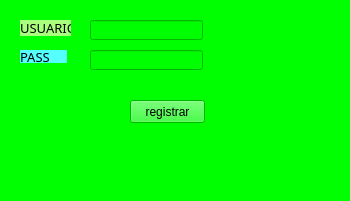
<?xml version="1.0" encoding="UTF-8"?>
<ui version="4.0">
 <class>MainWindow</class>
 <widget class="QMainWindow" name="MainWindow">
  <property name="geometry">
   <rect>
    <x>0</x>
    <y>0</y>
    <width>350</width>
    <height>201</height>
   </rect>
  </property>
  <property name="windowTitle">
   <string>MainWindow</string>
  </property>
  <property name="styleSheet">
   <string notr="true">background-color: rgb(0, 255, 0);</string>
  </property>
  <widget class="QWidget" name="centralwidget">
   <widget class="QLabel" name="usuario_texto">
    <property name="geometry">
     <rect>
      <x>20</x>
      <y>20</y>
      <width>51</width>
      <height>16</height>
     </rect>
    </property>
    <property name="font">
     <font>
      <family>Century Gothic</family>
      <pointsize>10</pointsize>
      <weight>50</weight>
      <bold>false</bold>
     </font>
    </property>
    <property name="styleSheet">
     <string notr="true">color: rgb(0, 0, 0);
background-color: rgb(170, 255, 127);</string>
    </property>
    <property name="text">
     <string>USUARIO</string>
    </property>
   </widget>
   <widget class="QLabel" name="pass_texto">
    <property name="geometry">
     <rect>
      <x>20</x>
      <y>50</y>
      <width>47</width>
      <height>13</height>
     </rect>
    </property>
    <property name="font">
     <font>
      <family>Century Gothic</family>
      <pointsize>10</pointsize>
     </font>
    </property>
    <property name="styleSheet">
     <string notr="true">color: rgb(0, 255, 0);
color: rgb(0, 0, 0);
background-color: rgb(85, 255, 255);</string>
    </property>
    <property name="text">
     <string>PASS</string>
    </property>
   </widget>
   <widget class="QLineEdit" name="usuario_datos">
    <property name="geometry">
     <rect>
      <x>90</x>
      <y>20</y>
      <width>113</width>
      <height>20</height>
     </rect>
    </property>
   </widget>
   <widget class="QLineEdit" name="pass_datos">
    <property name="geometry">
     <rect>
      <x>90</x>
      <y>50</y>
      <width>113</width>
      <height>20</height>
     </rect>
    </property>
   </widget>
   <widget class="QPushButton" name="registrar">
    <property name="geometry">
     <rect>
      <x>130</x>
      <y>100</y>
      <width>75</width>
      <height>23</height>
     </rect>
    </property>
    <property name="text">
     <string>registrar</string>
    </property>
   </widget>
  </widget>
  <widget class="QMenuBar" name="menubar">
   <property name="geometry">
    <rect>
     <x>0</x>
     <y>0</y>
     <width>350</width>
     <height>21</height>
    </rect>
   </property>
  </widget>
  <widget class="QStatusBar" name="statusbar"/>
 </widget>
 <resources/>
 <connections/>
</ui>
